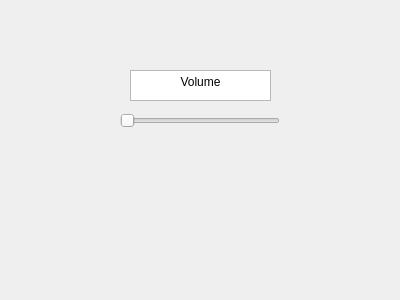
<?xml version="1.0" encoding="UTF-8"?>
<ui version="4.0">
 <class>Preferences</class>
 <widget class="QWidget" name="Preferences">
  <property name="geometry">
   <rect>
    <x>0</x>
    <y>0</y>
    <width>400</width>
    <height>300</height>
   </rect>
  </property>
  <property name="windowTitle">
   <string>Form</string>
  </property>
  <widget class="QSlider" name="horizontalSlider">
   <property name="geometry">
    <rect>
     <x>120</x>
     <y>110</y>
     <width>160</width>
     <height>22</height>
    </rect>
   </property>
   <property name="orientation">
    <enum>Qt::Horizontal</enum>
   </property>
  </widget>
  <widget class="QTextBrowser" name="textBrowser">
   <property name="geometry">
    <rect>
     <x>130</x>
     <y>70</y>
     <width>141</width>
     <height>31</height>
    </rect>
   </property>
   <property name="html">
    <string>&lt;!DOCTYPE HTML PUBLIC &quot;-//W3C//DTD HTML 4.0//EN&quot; &quot;http://www.w3.org/TR/REC-html40/strict.dtd&quot;&gt;
&lt;html&gt;&lt;head&gt;&lt;meta name=&quot;qrichtext&quot; content=&quot;1&quot; /&gt;&lt;meta charset=&quot;utf-8&quot; /&gt;&lt;style type=&quot;text/css&quot;&gt;
p, li { white-space: pre-wrap; }
&lt;/style&gt;&lt;/head&gt;&lt;body style=&quot; font-family:'Segoe UI'; font-size:9pt; font-weight:400; font-style:normal;&quot;&gt;
&lt;p align=&quot;center&quot; style=&quot; margin-top:0px; margin-bottom:0px; margin-left:0px; margin-right:0px; -qt-block-indent:0; text-indent:0px;&quot;&gt;Volume&lt;/p&gt;&lt;/body&gt;&lt;/html&gt;</string>
   </property>
  </widget>
 </widget>
 <resources/>
 <connections/>
</ui>
